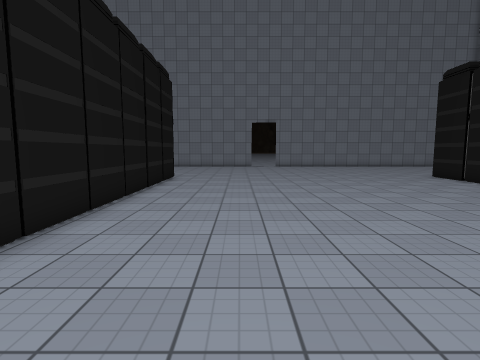
view 1 (above)

24 first-person views from a walk through a Unity game level. The camera is 1.5 m above the floor, tilts 6° down and sees 80° across. Doors are open. The floor is counted in squares, 1 m on a side. Each view is taken from the middle of a square. On the plan, view 1 faces up. The plan holds only what a view shows up to about 14 squares ahead; the rest is blank. The place goes on beyond the plan. The player is left out. Some surface patterns are stand-ins.

view 2
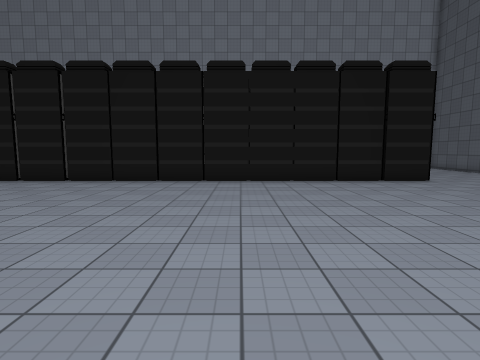

view 3
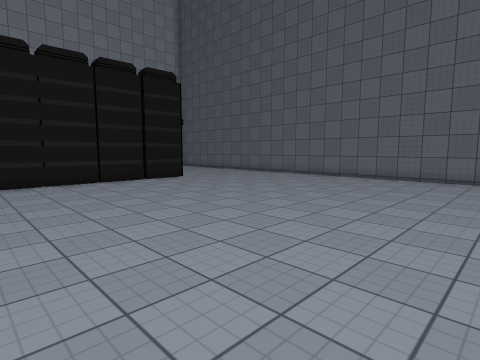

view 4
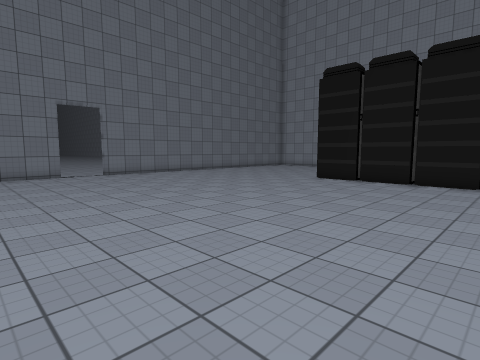

view 5
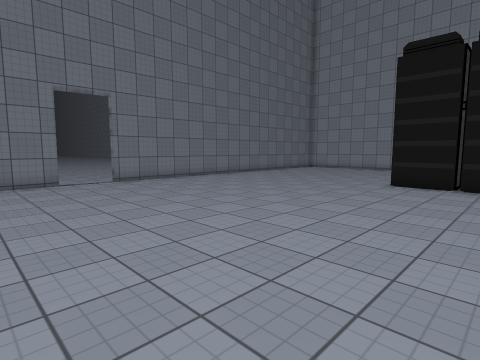

view 6
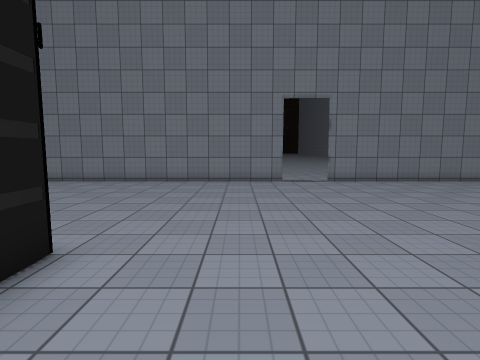

view 7
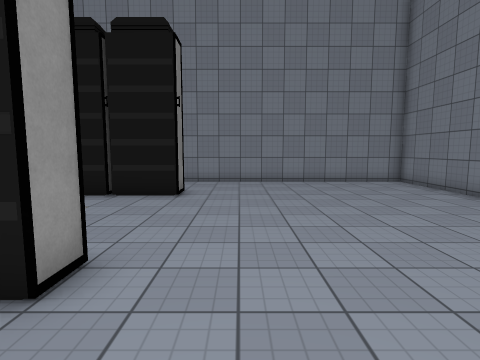

view 8
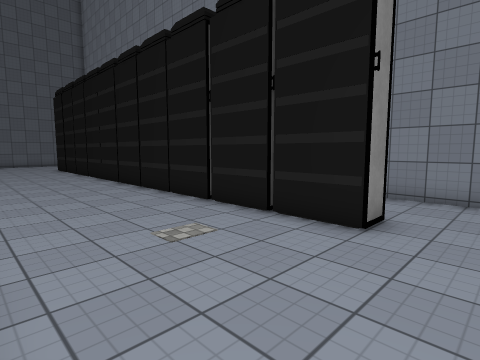

view 9
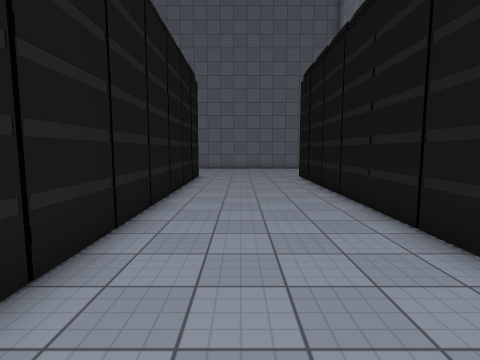

view 10
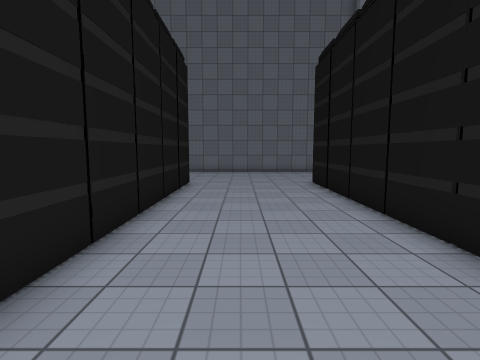

view 11
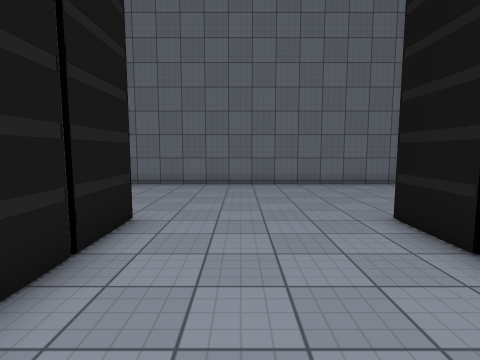

view 12
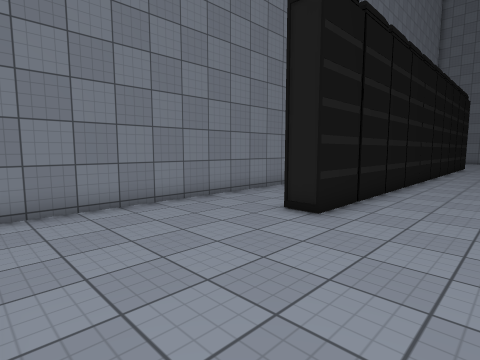

view 13
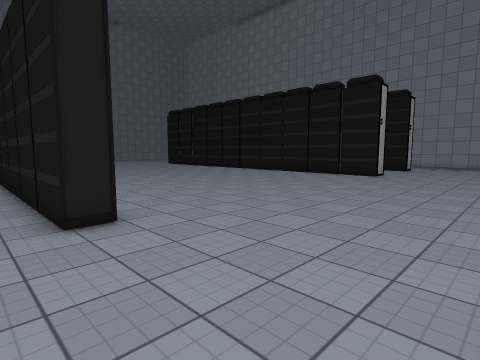

view 14
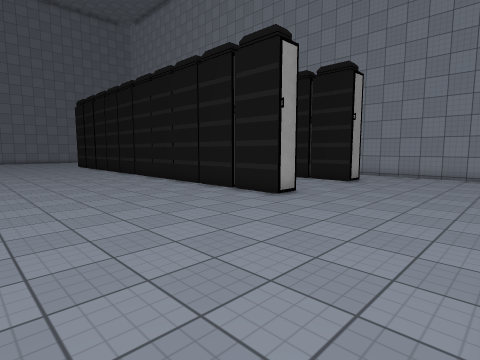

view 15
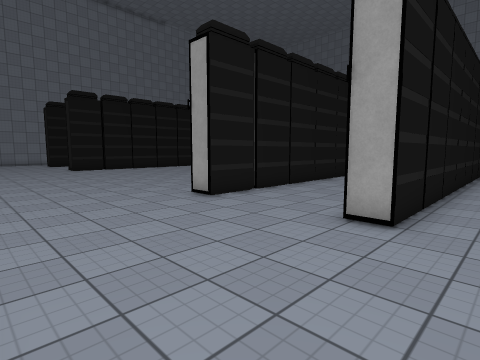

view 16
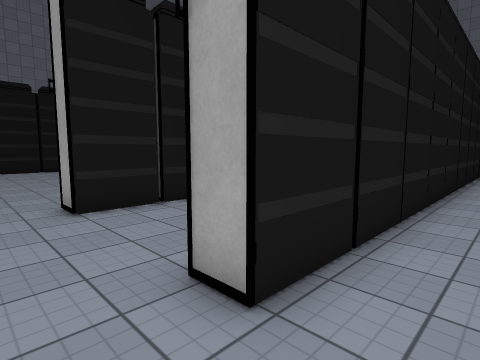

view 17
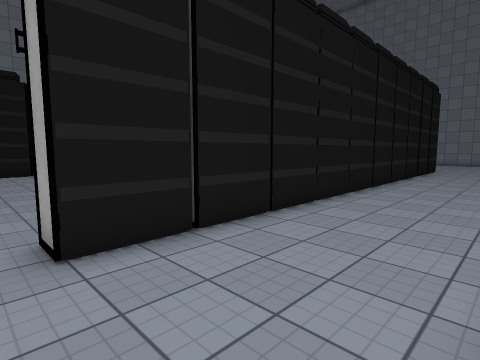

view 18
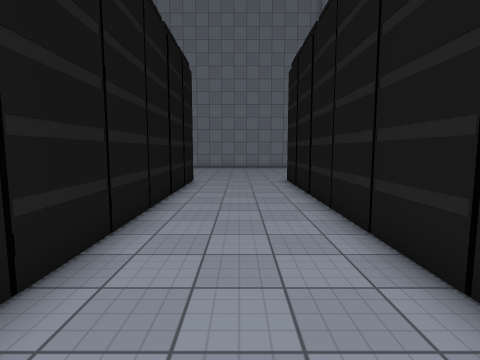

view 19
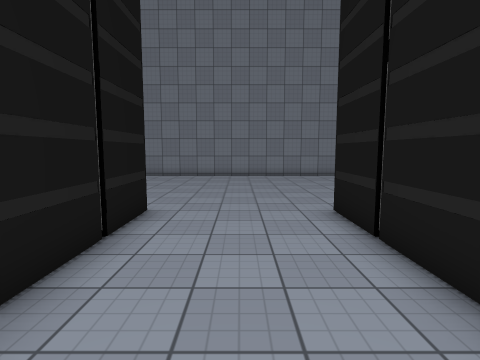

view 20
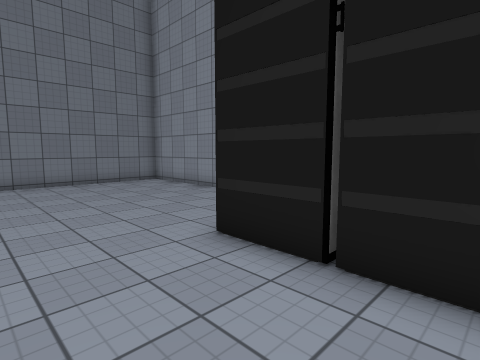

view 21
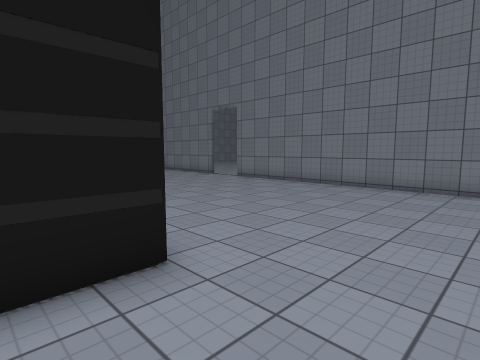

view 22
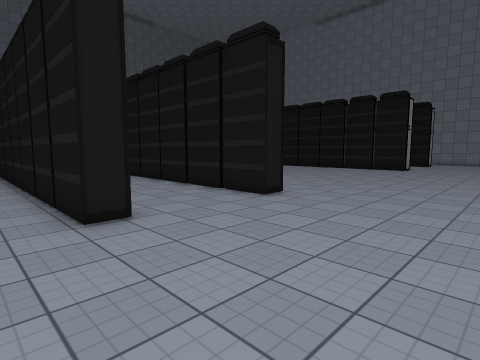

view 23
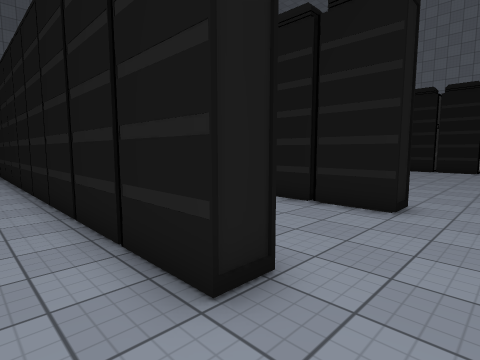

view 24
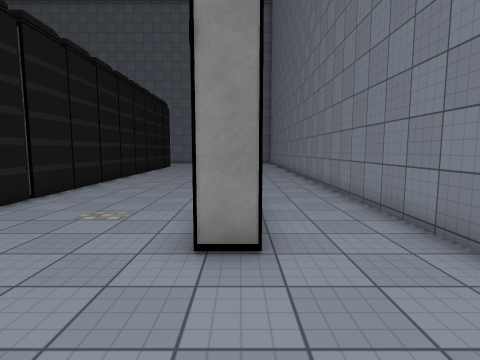

### Floor plan
Key: @ floor where view 1 was taken; # wall or solid block; . floor; D open door; O other object.
Columns run from 15 left of view 1 to 19 right of it. Each row starts with its distance up from view 1.
 26 ################DDD################
 25 #..................................
 24 #..................................
 23 #..................................
 22 #..................................
 21 #..................................
 20 #..................................
 19 #..................................
 18 #..................................
 17 #..................................
 16 #...OO....OO..............##...O#..
 15 #... #.... #..............##...##..
 14 #...O#.... #..............O#...OO..
 13 #... #....##..............##...##..
 12 #... #....#O..............O#...OO..
 11 #...O#....#O..............##...O#.
 10 #... #....##..............##...##.
  9 #...O#....#O..............O#...#O.
  8 #... #....##..............##...##.
  7 #...O#....#O..............O#...#O.
  6 #..  #....##..............##...##.
  5     O#....#O..............O#...OO.
  4      #....##..............##... #.
  3     O#....#O..............O#...OO.
  2      #....#  .............##... #.
  1      #....# ..............O#...O#.
  0     O#....#O...@..........##... #.
 -1      #....# ..............##... #.
 -2 #.  O#....#O..............O#... O..
 -3 #.   #....# ..............##... #..
 -4 #.. O#....#O..............O#... O..
 -5 #... #....# ..............##...##..
 -6 #...##....##..............O#...OO..
 -7 #..................................
 -8 #..................................
 -9 #..................................
-10 #..................................
-11 #.................................
-12   ............... . .....   ..... .

Where each view was taken, in squares from view 1:
view 1: 0 up, 0 right, facing up
view 2: 3 up, 3 left, facing right
view 3: 3 up, 3 left, facing down-right
view 4: 8 up, 3 left, facing up-right
view 5: 12 up, 2 left, facing up-right
view 6: 12 up, 1 left, facing up
view 7: 18 up, 1 left, facing left
view 8: 18 up, 5 left, facing down-left
view 9: 10 up, 7 left, facing down
view 10: 7 up, 7 left, facing down
view 11: 0 up, 7 left, facing down
view 12: 12 down, 7 left, facing up-left
view 13: 12 down, 6 left, facing up-right
view 14: 12 down, 3 right, facing up-right
view 15: 12 down, 19 right, facing up-left
view 16: 8 down, 19 right, facing up-left
view 17: 7 down, 16 right, facing up-left
view 18: 2 up, 14 right, facing up
view 19: 9 up, 14 right, facing up
view 20: 12 up, 13 right, facing up-right
view 21: 14 up, 15 right, facing up-left
view 22: 22 up, 19 right, facing down-left
view 23: 18 up, 19 right, facing down-left
view 24: 20 up, 11 left, facing down
